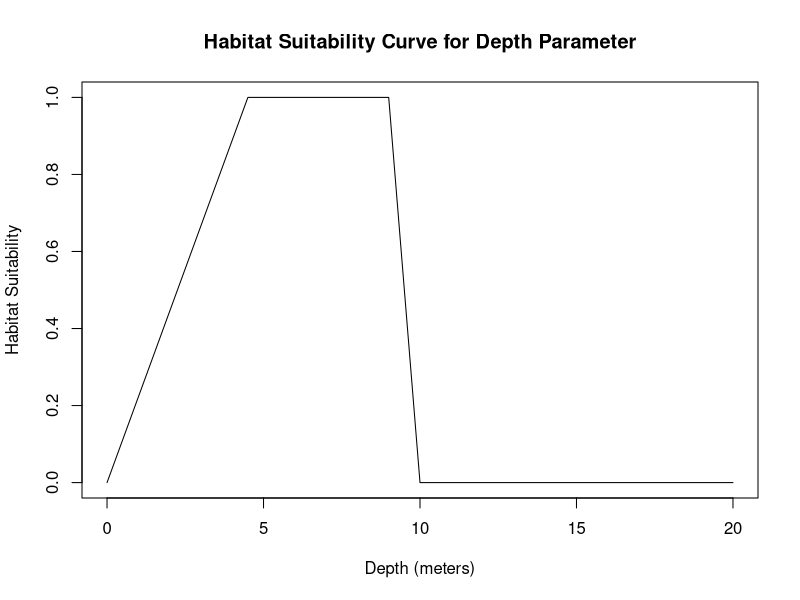
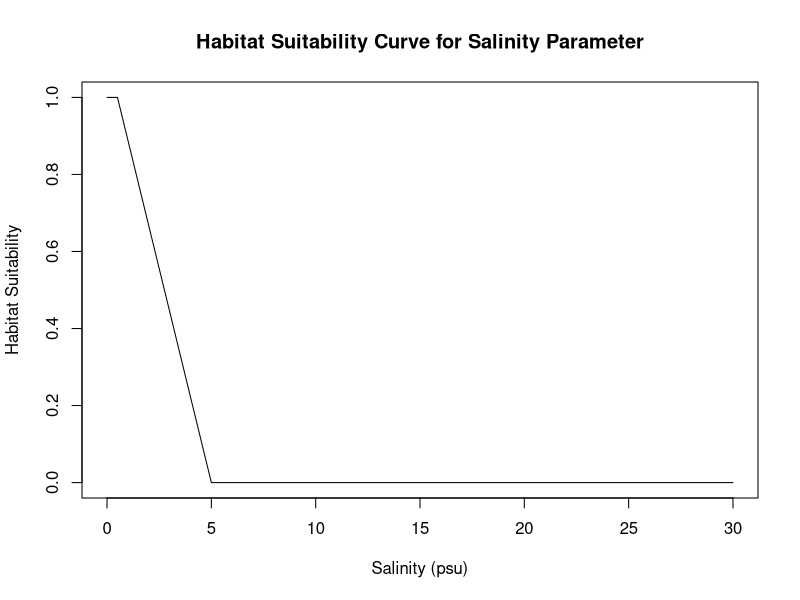
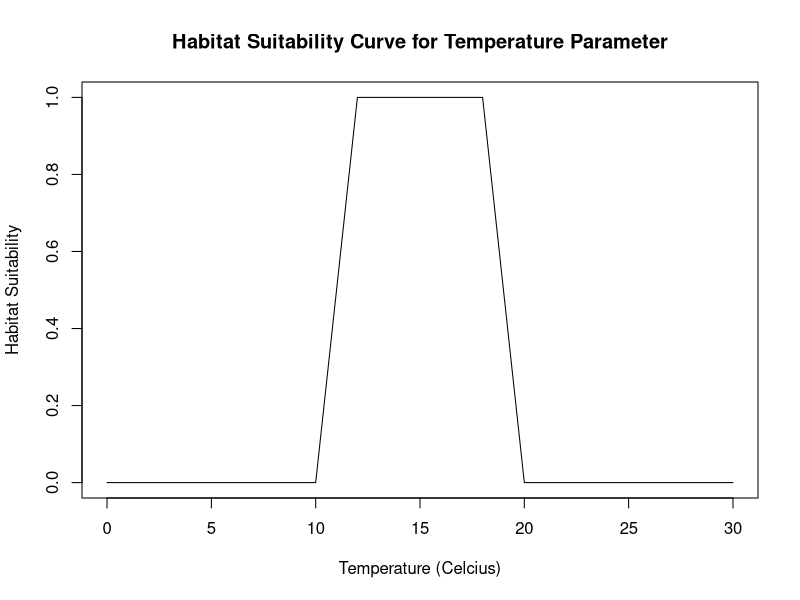
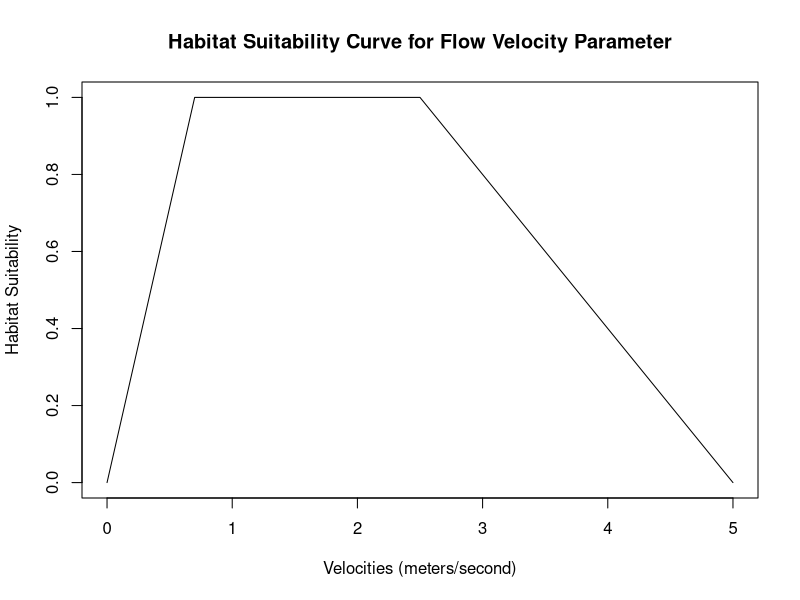
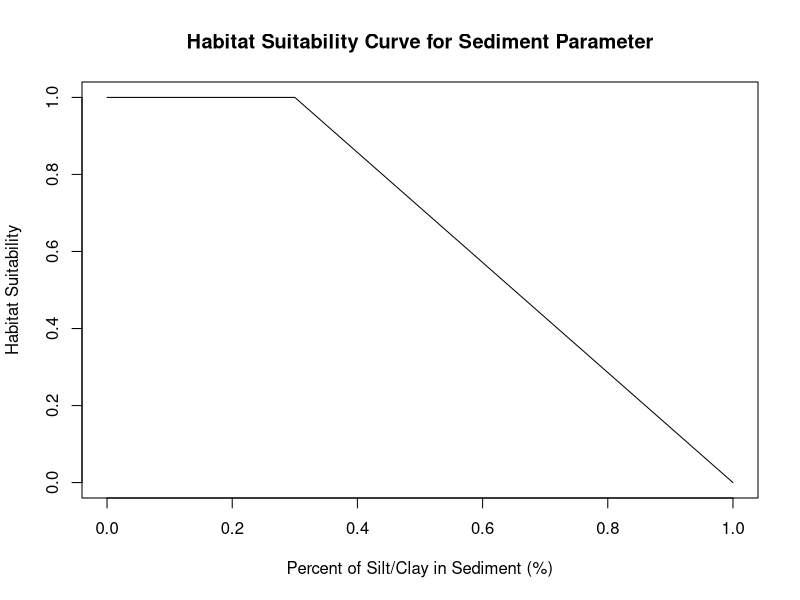

These figures' R source, in order:
## ---- chunk 1
#depth_range <- c(0.305,0.61)#in meters
depth <- (0.305+1)/2 #average between min & max
depth_suitability_curve <- function(depth) {
  # Define the optimal range for depth
  optimal_depth_range <- c(4.5, 9) # meters

  # Define the lower and upper thresholds for depth
  lower_threshold <- 0 # meters
  upper_threshold <- 10 # meters

  # Compute the habitat suitability score based on depth
  if (depth < lower_threshold | depth > upper_threshold) {
    suitability_score <- 0
  } else if (depth >= optimal_depth_range[1] & depth <= optimal_depth_range[2]) {
    suitability_score <- 1
  } else if (depth < optimal_depth_range[1]) {
    suitability_score <- (depth - lower_threshold) / (optimal_depth_range[1] - lower_threshold)
  } else if (depth > optimal_depth_range[2]) {
    suitability_score <- (upper_threshold - depth) / (upper_threshold - optimal_depth_range[2])
  }

  return(suitability_score)
}
plot_depth_suitability_curve <- function() {
  # Define the range of depths to plot
  depths <- seq(0, 20, by = 0.01)

  # Compute the habitat suitability score for each depth value
  suitability_scores <- sapply(depths, depth_suitability_curve)

  # Plot the suitability scores as a curve
  plot(depths, suitability_scores, type = "l", xlab = "Depth (meters)", ylab = "Habitat Suitability", ylim=c(0,1),
       main = "Habitat Suitability Curve for Depth Parameter")
}
plot_depth_suitability_curve()
## ---- chunk 2
#optimal Salinity range from 0.0psu-0.5psu
Salinity <- (0.5+5)/2 #average between min & max
salinity_suitability_curve <- function(Salinity,optimal_salinity_range) {
  # Define the optimal range for Salinity
  optimal_salinity_range <- c(0, 0.5) #psu

  # Define the lower and upper thresholds for Salinity
  lower_threshold <- 0 # psu
  upper_threshold <- 5 # psu

  # Compute the habitat suitability score based on Salinity
  if (Salinity < lower_threshold | Salinity > upper_threshold) {
    suitability_score <- 0
  } else if (Salinity >= optimal_salinity_range[1] & Salinity <= optimal_salinity_range[2]) {
    suitability_score <- 1
  } else if (Salinity < optimal_salinity_range[1]) {
    suitability_score <- (Salinity - lower_threshold) / (optimal_salinity_range[1] - lower_threshold)
  } else if (Salinity > optimal_salinity_range[2]) {
    suitability_score <- (upper_threshold - Salinity) / (upper_threshold - optimal_salinity_range[2])
  }

  return(suitability_score)
}
plot_salinity_suitability_curve <- function() {
  # Define the range of Salinities to plot
  Salinities <- seq(0, 30, by = 0.01)

  # Compute the habitat suitability score for each depth value
  suitability_scores <- sapply(Salinities, salinity_suitability_curve)

  # Plot the suitability scores as a curve
  plot(Salinities, suitability_scores, type = "l", xlab = "Salinity (psu)", ylab = "Habitat Suitability", ylim=c(0,1),
       main = "Habitat Suitability Curve for Salinity Parameter")
}
plot_salinity_suitability_curve()
## ---- chunk 3
#optimal temperature range from 0.0psu-0.5psu
temperature <- (6+15)/2 #average between min & max
temperature_suitability_curve <- function(temperature,optimal_temp_range) {
  # Define the optimal range for temperature
  optimal_temp_range <- c(12,18) #celcius

  # Define the lower and upper thresholds for temperature
  lower_threshold <- 10 # psu
  upper_threshold <- 20 # psu

  # Compute the habitat suitability score based on temperature
  if (temperature < lower_threshold | temperature > upper_threshold) {
    suitability_score <- 0
  } else if (temperature >= optimal_temp_range[1] & temperature <= optimal_temp_range[2]) {
    suitability_score <- 1
  } else if (temperature < optimal_temp_range[1]) {
    suitability_score <- (temperature - lower_threshold) / (optimal_temp_range[1] - lower_threshold)
  } else if (temperature > optimal_temp_range[2]) {
    suitability_score <- (upper_threshold - temperature) / (upper_threshold - optimal_temp_range[2])
  }

  return(suitability_score)
}
plot_temperature_suitability_curve <- function() {
  # Define the range of temperature to plot
  temps <- seq(0, 30, by = 0.01)

  # Compute the habitat suitability score for each depth value
  suitability_scores <- sapply(temps, temperature_suitability_curve)

  # Plot the suitability scores as a curve
  plot(temps, suitability_scores, type = "l", xlab = "Temperature (Celcius)", ylab = "Habitat Suitability", ylim=c(0,1),
       main = "Habitat Suitability Curve for Temperature Parameter")
}
plot_temperature_suitability_curve()
## ---- chunk 4
#depth_range <- c(0.305,0.61)#in meters
flow_velocity <- (0.3-0.5)/2 #average between min & max
flow_velocity_suitability <- function(flow_velocity) {
  # Define the optimal range for depth
  optimal_velocity_range <- c(0.7, 2.5) # meters/second

  # Define the lower and upper thresholds for depth
  lower_threshold <- 0 # meters/second
  upper_threshold <- 5 # meters/second

  # Compute the habitat suitability score based on depth
  if (flow_velocity < lower_threshold | flow_velocity > upper_threshold) {
    suitability_score <- 0
  } else if (flow_velocity >= optimal_velocity_range[1] & flow_velocity <= optimal_velocity_range[2]) {
    suitability_score <- 1
  } else if (flow_velocity < optimal_velocity_range[1]) {
    suitability_score <- (flow_velocity - lower_threshold) / (optimal_velocity_range[1] - lower_threshold)
  } else if (flow_velocity > optimal_velocity_range[2]) {
    suitability_score <- (upper_threshold - flow_velocity) / (upper_threshold - optimal_velocity_range[2])
  }

  return(suitability_score)
}
plot_Velocity_suitability_curve <- function() {
  # Define the range of depths to plot
  velocities <- seq(0,5, by = 0.01)

  # Compute the habitat suitability score for each depth value
  suitability_scores <- sapply(velocities, flow_velocity_suitability)

  # Plot the suitability scores as a curve
  plot(velocities, suitability_scores, type = "l", xlab = "Velocities (meters/second)", ylab = "Habitat Suitability", ylim=c(0,1),
       main = "Habitat Suitability Curve for Flow Velocity Parameter")
}
plot_Velocity_suitability_curve()
## ---- chunk 5
#depth_range <- c(0.305,0.61)#in meters
SiltClay_per <- (0-0.2)/2 #average between min & max
siltclay_suitability <- function(SiltClay_per) {
  # Define the optimal range for depth
  optimal_siltclay_range <- c(0, 0.3) # percent

  # Define the lower and upper thresholds for silt clay percentage
  lower_threshold <- 0 # meters/second
  upper_threshold <- 1 # meters/second

  # Compute the habitat suitability score based on depth
  if (SiltClay_per < lower_threshold | SiltClay_per > upper_threshold) {
    suitability_score <- 0
  } else if (SiltClay_per >= optimal_siltclay_range[1] & SiltClay_per <= optimal_siltclay_range[2]) {
    suitability_score <- 1
  } else if (SiltClay_per < optimal_siltclay_range[1]) {
    suitability_score <- (SiltClay_per - lower_threshold) / (optimal_siltclay_range[1] - lower_threshold)
  } else if (SiltClay_per > optimal_siltclay_range[2]) {
    suitability_score <- (upper_threshold - SiltClay_per) / (upper_threshold - optimal_siltclay_range[2])
  }

  return(suitability_score)
}
plot_SiltClay_suitability_curve <- function() {
  # Define the range of depths to plot
  siltclay_percentile <- seq(0,1, by = 0.01)

  # Compute the habitat suitability score for each depth value
  suitability_scores <- sapply(siltclay_percentile, siltclay_suitability)

  # Plot the suitability scores as a curve
  plot(siltclay_percentile, suitability_scores, type = "l", xlab = "Percent of Silt/Clay in Sediment (%)", ylab = "Habitat Suitability", ylim=c(0,1),
       main = "Habitat Suitability Curve for Sediment Parameter")
}
plot_SiltClay_suitability_curve()
